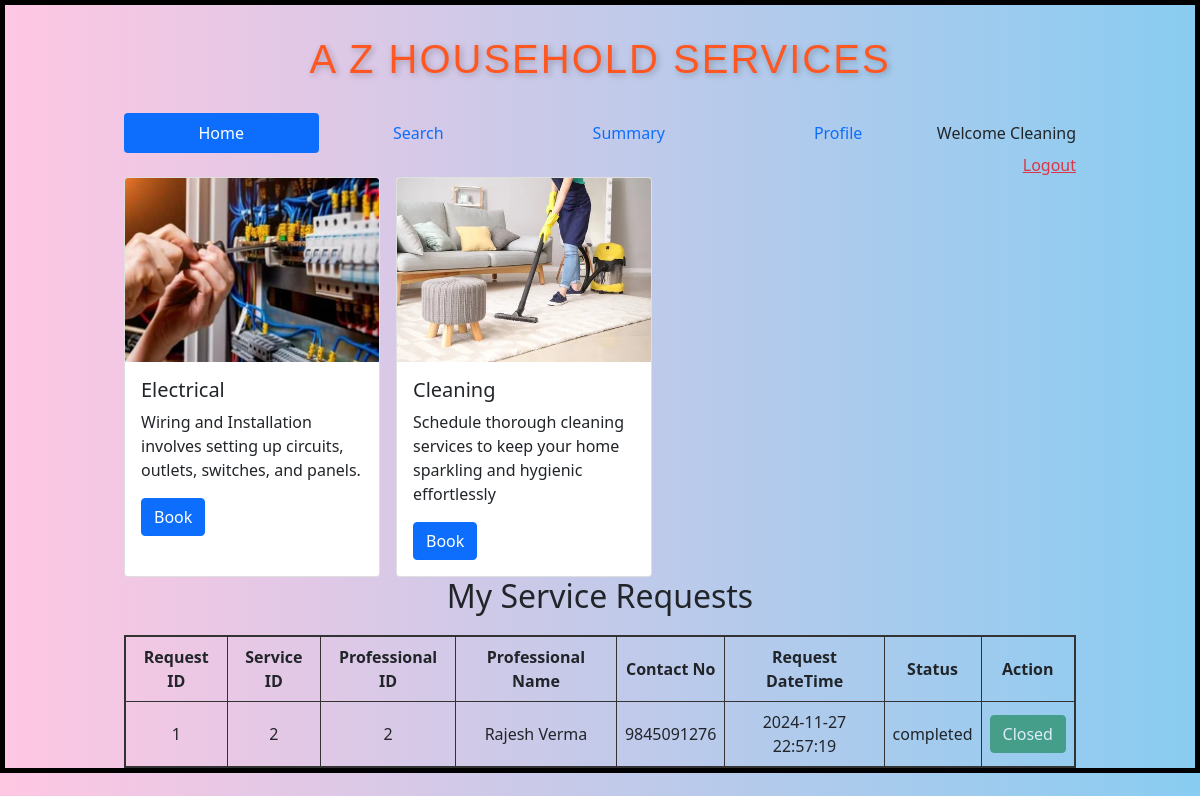
/customer/Cleaning/2, run on the app's committed database.
### backend/models.py (models this page shows)
class Service(db.Model):
    __tablename="service"
    id=db.Column(db.Integer,primary_key=True)
    name=db.Column(db.String,unique=True,nullable=False)
    price=db.Column(db.Integer,nullable=False)
    descrip=db.Column(db.String,nullable=False)
    time_required=db.Column(db.Integer,nullable=False)
    image_path = db.Column(db.String(200), nullable=True)
    service_r=db.relationship("ServiceRequest",cascade="all,delete",backref="service",lazy=True)

class ServiceRequest(db.Model):
    __tablename="service_request"
    id=db.Column(db.Integer,primary_key=True)
    service_id = db.Column(db.Integer, db.ForeignKey("service.id"), nullable=False)
    customer_id = db.Column(db.Integer, db.ForeignKey("user_info.id"), nullable=False)
    proff_id = db.Column(db.Integer, db.ForeignKey("service_prof.id"), nullable=False)
    request_date=db.Column(db.DateTime,nullable=False)
    done_date=db.Column(db.DateTime,nullable=True)
    status=db.Column(db.String,default="requested")
    rating=db.Column(db.Integer,default=0)
    feedback=db.Column(db.String,nullable=True)

class ServiceProf(db.Model):
    __tablename__="service_prof"
    id=db.Column(db.Integer,primary_key=True)
    email=db.Column(db.String,unique=True,nullable=False)
    password=db.Column(db.String,nullable=False)
    full_name=db.Column(db.String,nullable=False)
    phone_no=db.Column(db.String,nullable=False)
    experience=db.Column(db.Integer,default=0)
    service_name=db.Column(db.String,nullable=False)
    address=db.Column(db.String,nullable=False)
    pincode=db.Column(db.Integer,nullable=False)
    resume_path = db.Column(db.String, nullable=True)
    status=db.Column(db.String,default="available")
    approv_status=db.Column(db.String,default="pending")
    rating=db.Column(db.Integer,default=0)
    service_requests=db.relationship("ServiceRequest",cascade="all,delete",backref="service_prof",lazy=True)

### backend/controllers.py (the view)
@app.route("/customer/<name>/<id>")
def customer_dashboard(name,id):
    user = UserInfo.query.filter_by(id=id).first()
    service=get_services()
    service_requests = user.service_req if user else []
    return render_template("customer_dashboard.html",id=id,name=name,service=service,service_requests=service_requests)

### backend/controllers.py (called while the page is built)
def get_services():
    services=Service.query.all()
    return services

### templates/customer_dashboard.html
{% extends "user_layout.html" %}
{% block content %}
<div class="d-flex flex-wrap justify-content-start gap-3">
    {% if service %}
        {% for s in service %}
        <div class="card" style="width: 16rem; flex: 0 0 auto;">
            <img src="{{ url_for('static', filename=s.image_path) }}" class="card-img-top" alt="{{ s.name }}" style="object-fit: cover; width: 100%; height: 184px;">
            <div class="card-body">
                <h5 class="card-title">{{ s.name }}</h5>
                <p class="card-text">{{ s.descrip }}</p>
                <a href="/customer/book/{{ name }}/{{ id }}/{{s.name}}" type="submit" class="btn btn-primary">Book</a>
            </div>
        </div>
        {% endfor %}
    {% else %}
        <h3 class="text-center">Sorry, no services available!!!</h3>
    {% endif %}
</div>
<h2 style="text-align: center; margin-bottom: 20px;">My Service Requests</h2>
    {% if service_requests %}
    <table style="width: 100%; border-collapse: collapse; border: 2px solid #333;">
        <thead>
            <tr>
                <th style="border: 1px solid #333; padding: 8px; text-align: center;">Request ID</th>
                <th style="border: 1px solid #333; padding: 8px; text-align: center;">Service ID</th>
                <th style="border: 1px solid #333; padding: 8px; text-align: center;">Professional ID</th>
                <th style="border: 1px solid #333; padding: 8px; text-align: center;">Professional Name</th>
                <th style="border: 1px solid #333; padding: 8px; text-align: center;">Contact No</th>
                <th style="border: 1px solid #333; padding: 8px; text-align: center;">Request DateTime</th>
                <th style="border: 1px solid #333; padding: 8px; text-align: center;">Status</th>
                <th style="border: 1px solid #333; padding: 8px; text-align: center;">Action</th>
            </tr>
        </thead>
        <tbody>
            {% for request in service_requests %}
            <tr>
                <td style="border: 1px solid #333; padding: 8px; text-align: center;">{{ request.id }}</td>
                <td style="border: 1px solid #333; padding: 8px; text-align: center;">{{ request.service_id }}</td>
                <td style="border: 1px solid #333; padding: 8px; text-align: center;">{{ request.proff_id }}</td>
                <td style="border: 1px solid #333; padding: 8px; text-align: center;">{{ request.service_prof.full_name }}</td>
                <td style="border: 1px solid #333; padding: 8px; text-align: center;">{{ request.service_prof.phone_no }}</td>
                <td style="border: 1px solid #333; padding: 8px; text-align: center;">{{ request.request_date.strftime('%Y-%m-%d %H:%M:%S') }}</td>
                <td style="border: 1px solid #333; padding: 8px; text-align: center;">{{ request.status }}</td>
                <td style="border: 1px solid #333; padding: 8px; text-align: center;">
                    {% if request.status == "requested" %}
                        <button type="button" class="btn btn-success" disabled>Requested</button>
                    {% elif request.status == "rejected" %}
                        <button type="button" class="btn btn-danger" disabled>Rejected</button>
                    {% else %}
                        {% if request.status == "completed" %}
                            <button type="button" class="btn btn-success" disabled>Closed</button>
                        {%else%}
                            <a href="/close_request/{{ name }}/{{ id }}/{{request.id}}" type="button" class="btn btn-warning">Close It?</a>
                        {% endif %}
                    {% endif %}
                </td>
            </tr>
            {% endfor %}
        </tbody>
    </table>
    {% else %}
        <h3>No service requests found.</h3>
    {% endif %}
{% endblock %}

### static/styles/main.css (style rules this page uses)
* { margin-top: 0px; }
body { background: linear-gradient(to right, hsl(331, 100%, 89%), hsl(201, 79%, 74%)); margin: 0; padding: 0; font-family: 'Poppins', sans-serif; }

### data on the page
Service: image_path (picture), name "Electrical", descrip "Wiring and Installation involves setting up circuits, outlets, switches, and panels."
Service: image_path (picture), name "Cleaning", descrip "Schedule thorough cleaning services to keep your home sparkling and hygienic effortlessly"
ServiceRequest: id "1", service_id "2", proff_id "2", service_prof.full_name "Rajesh Verma", service_prof.phone_no "9845091276", request_date "2024-11-27 22:57:19", status "completed", shows "Closed"

### other printed values
{{ name }} "Cleaning"
